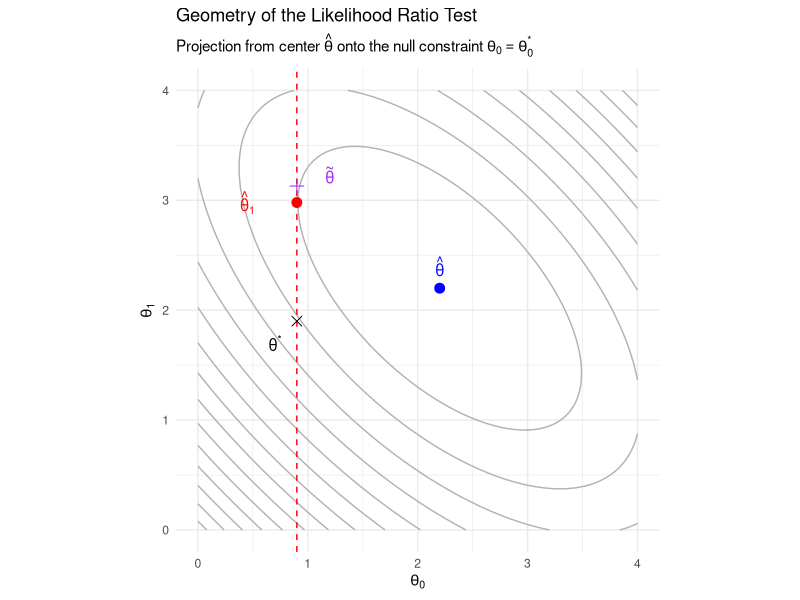
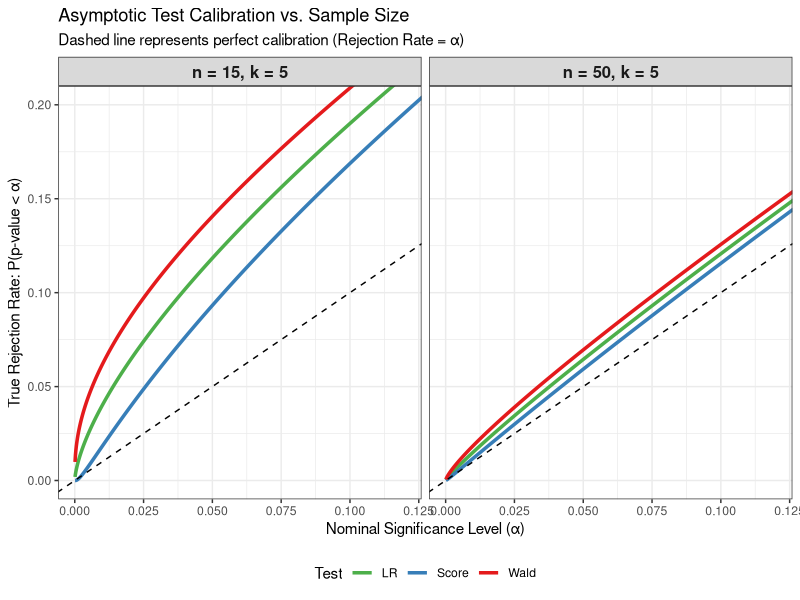

These charts were generated, in order, by the following R code:
## ---- chunk 1
#| label: fig-lrt-geometry
#| fig-cap: "The geometry of restricted optimization. Blue dot is the unrestricted MLE (center). The red dot represents the projected nuisance parameter center on the null line. The purple cross is the restricted MLE."
library(ggplot2)

# 1. Setup parameters and Fisher Information
theta_hat <- c(2.2, 2.2)      # The Peak (Unrestricted MLE center)
theta_star <- c(0.9, 1.9)     # Hypothesized true value 
I <- matrix(c(1, 0.6, 0.6, 1), nrow = 2) # Curvature

# 2. Calculate the geometric center hat(theta)_{1, Sigma}

# Starting from the center hat(theta)_1, we adjust by the displacement in theta_0
delta_theta_0 <- theta_star[1] - theta_hat[1]
theta_hat_1_Sigma <- theta_hat[2] - (1/I[2,2]) * I[2,1] * delta_theta_0
p_projected <- c(theta_star[1], theta_hat_1_Sigma)

# 3. Create tilde(theta)_1 by adding small non-quadratic jitter to the projected center
set.seed(42)
theta_tilde <- c(theta_star[1], theta_hat_1_Sigma + 0.15) 

# 4. Generate grid for quadratic log-likelihood contours centered at theta_hat
grid_vals <- seq(0, 4, length.out = 100)
grid <- expand.grid(theta0 = grid_vals, theta1 = grid_vals)
grid$z <- apply(grid, 1, function(p) {
  diff <- p - theta_hat
  -0.5 * t(diff) %*% I %*% diff
})

# 5. Plot
ggplot(grid, aes(x = theta0, y = theta1)) +
  geom_contour(aes(z = z), bins = 15, color = "gray70") +
  geom_vline(xintercept = theta_star[1], linetype = "dashed", color = "red") +
  # Unrestricted MLE (The Center)
  annotate("point", x = theta_hat[1], y = theta_hat[2], color = "blue", size = 3) +
  annotate("text", x = theta_hat[1], y = theta_hat[2] + 0.2, 
           label = "hat(theta)", parse = TRUE, color = "blue") +
  # Projected Nuisance Center (hat(theta)_{1, Sigma})
  annotate("point", x = p_projected[1], y = p_projected[2], color = "red", size = 3) +
  annotate("text", x = p_projected[1] - 0.45, y = p_projected[2], 
           label = "hat(theta)[1, Sigma]", parse = TRUE, color = "red") +
  # Restricted MLE (tilde(theta))
  annotate("point", x = theta_tilde[1], y = theta_tilde[2], color = "purple", shape = 3, size = 3) +
  annotate("text", x = theta_tilde[1] + 0.3, y = theta_tilde[2] + 0.1, 
           label = "tilde(theta)", parse = TRUE, color = "purple") +
  # Hypothesized Point (theta^*)
  annotate("point", x = theta_star[1], y = theta_star[2], color = "black", shape = 4, size = 3) +
  annotate("text", x = theta_star[1] - 0.2, y = theta_star[2] - 0.2, 
           label = "theta^'*'", parse = TRUE) +
  labs(title = "Geometry of the Likelihood Ratio Test",
       subtitle = expression(paste("Projection from center ", hat(theta), " onto the null constraint ", theta[0] == theta[0]^"*")),
       x = expression(theta[0]), y = expression(theta[1])) +
  theme_minimal() + 
  coord_fixed()

## ---- chunk 2
#| label: fig-calibration-tuning
#| fig-cap: "Exact Analytical CDFs of Asymptotic P-values"
#| warning: false
#| fig-width: 12
#| fig-height: 6

library(ggplot2)
library(dplyr)

# --- Tuning Parameters ---
n1 <- 15    # Small sample size for Plot 1
n2 <- 50  # Large sample size for Plot 2
k_val <- 5  # Number of parameters (constant for comparison)
q_val <- 1  # Number of restrictions (constant for comparison)

# -------------------------

generate_calibration_data <- function(n, k, q) {
  alpha_seq <- seq(0.0001, 0.15, length.out = 1000)
  c_alpha <- qchisq(1 - alpha_seq, df = q)
  
  # Wald: 1 - F_W(c_alpha)
  F_val_W <- ((n - k) / (n * q)) * c_alpha
  cdf_W <- 1 - pf(F_val_W, df1 = q, df2 = n - k)
  
  # LR: 1 - F_LR(c_alpha)
  F_val_LR <- ((n - k) / q) * (exp(c_alpha / n) - 1)
  cdf_LR <- 1 - pf(F_val_LR, df1 = q, df2 = n - k)
  
  # Score: 1 - F_S(c_alpha)
  F_val_S <- ifelse(c_alpha < n, (c_alpha * (n - k)) / (q * (n - c_alpha)), Inf)
  cdf_S <- 1 - pf(F_val_S, df1 = q, df2 = n - k)
  
  data.frame(
    Alpha = rep(alpha_seq, 3),
    Rejection_Prob = c(cdf_W, cdf_LR, cdf_S),
    Test = factor(rep(c("Wald", "LR", "Score"), each = length(alpha_seq))),
    n = n,
    k = k
  ) |>
    mutate(Label = paste0("n = ", n, ", k = ", k))
}

# Create combined dataset based on tuning parameters
plot_data <- rbind(
  generate_calibration_data(n = n1, k = k_val, q = q_val),
  generate_calibration_data(n = n2, k = k_val, q = q_val)
)

# Fix factor levels for side-by-side ordering
plot_data$Label <- factor(plot_data$Label, levels = unique(plot_data$Label))

ggplot(plot_data, aes(x = Alpha, y = Rejection_Prob, color = Test)) +
  geom_line(linewidth = 1.2) +
  geom_abline(slope = 1, intercept = 0, linetype = "dashed", color = "black") +
  facet_wrap(~ Label) +
  scale_color_manual(values = c("Wald" = "#E41A1C", "LR" = "#4DAF4A", "Score" = "#377EB8")) +
  coord_cartesian(xlim = c(0, 0.12), ylim = c(0, 0.20)) +
  labs(
    x = "Nominal Significance Level (\u03b1)",
    y = "True Rejection Rate: P(p-value < \u03b1)",
    title = "Asymptotic Test Calibration vs. Sample Size",
    subtitle = "Dashed line represents perfect calibration (Rejection Rate = \u03b1)"
  ) +
  theme_bw() +
  theme(
    legend.position = "bottom",
    strip.text = element_text(size = 12, face = "bold")
  )
